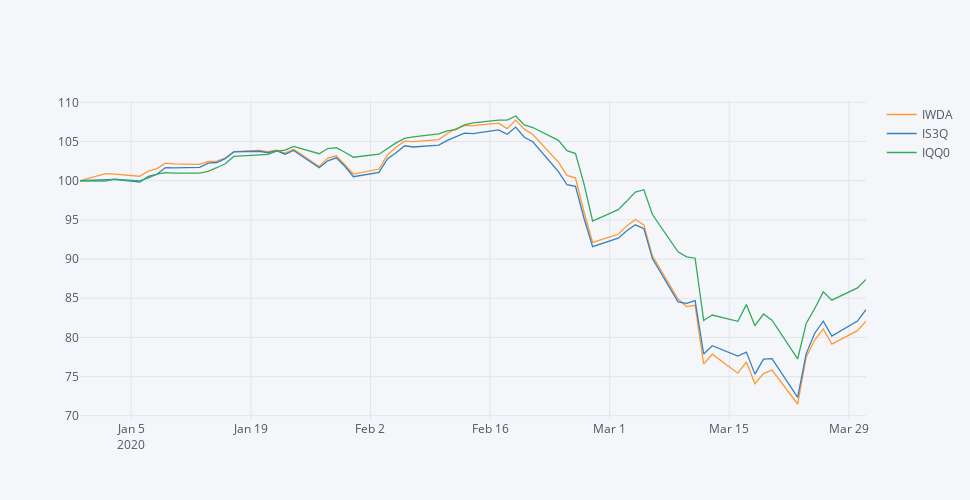

Source (notebook cell):
### Code cell
# Gráfico comparativo com start e stop (primeiro trimestre de 2020)
ETFs_2020Q1 = read_csv_investing(tickers=['IWDA', 'IS3Q', 'IQQ0'], start='2019-12-30', stop='2020-03-31')
ETFs_2020Q1.iplot(dimensions=pa.dimensions)
